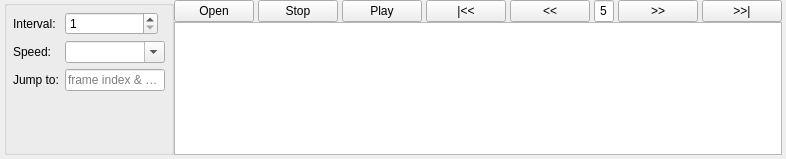
            <widget class="QWidget" name="page">
             <property name="geometry">
              <rect>
               <x>0</x>
               <y>0</y>
               <width>674</width>
               <height>159</height>
              </rect>
             </property>
             <attribute name="label">
              <string>I. Video</string>
             </attribute>
             <layout class="QGridLayout" name="gridLayout_5">
              <property name="leftMargin">
               <number>4</number>
              </property>
              <property name="topMargin">
               <number>0</number>
              </property>
              <property name="rightMargin">
               <number>4</number>
              </property>
              <property name="bottomMargin">
               <number>4</number>
              </property>
              <property name="horizontalSpacing">
               <number>0</number>
              </property>
              <property name="verticalSpacing">
               <number>6</number>
              </property>
              <item row="0" column="0">
               <layout class="QHBoxLayout" name="horizontalLayout_2" stretch="0,0">
                <property name="spacing">
                 <number>0</number>
                </property>
                <property name="leftMargin">
                 <number>0</number>
                </property>
                <property name="topMargin">
                 <number>0</number>
                </property>
                <property name="rightMargin">
                 <number>0</number>
                </property>
                <property name="bottomMargin">
                 <number>0</number>
                </property>
                <item>
                 <widget class="QGroupBox" name="groupBox">
                  <property name="title">
                   <string/>
                  </property>
                  <layout class="QGridLayout" name="gridLayout_7">
                   <property name="leftMargin">
                    <number>6</number>
                   </property>
                   <property name="topMargin">
                    <number>6</number>
                   </property>
                   <property name="rightMargin">
                    <number>6</number>
                   </property>
                   <property name="bottomMargin">
                    <number>6</number>
                   </property>
                   <item row="0" column="0">
                    <layout class="QFormLayout" name="formLayout_2">
                     <property name="labelAlignment">
                      <set>Qt::AlignLeading|Qt::AlignLeft|Qt::AlignVCenter</set>
                     </property>
                     <property name="formAlignment">
                      <set>Qt::AlignLeading|Qt::AlignLeft|Qt::AlignTop</set>
                     </property>
                     <property name="leftMargin">
                      <number>0</number>
                     </property>
                     <item row="1" column="0">
                      <widget class="QLabel" name="label_2">
                       <property name="text">
                        <string>Interval:</string>
                       </property>
                      </widget>
                     </item>
                     <item row="3" column="0">
                      <widget class="QLabel" name="label">
                       <property name="text">
                        <string>Speed:</string>
                       </property>
                      </widget>
                     </item>
                     <item row="5" column="1">
                      <widget class="QLineEdit" name="input_jumpto">
                       <property name="sizePolicy">
                        <sizepolicy hsizetype="Fixed" vsizetype="Fixed">
                         <horstretch>0</horstretch>
                         <verstretch>0</verstretch>
                        </sizepolicy>
                       </property>
                       <property name="minimumSize">
                        <size>
                         <width>90</width>
                         <height>0</height>
                        </size>
                       </property>
                       <property name="text">
                        <string/>
                       </property>
                       <property name="alignment">
                        <set>Qt::AlignLeading|Qt::AlignLeft|Qt::AlignVCenter</set>
                       </property>
                       <property name="placeholderText">
                        <string>frame index &amp; enter</string>
                       </property>
                      </widget>
                     </item>
                     <item row="5" column="0">
                      <widget class="QLabel" name="label_3">
                       <property name="text">
                        <string>Jump to:</string>
                       </property>
                      </widget>
                     </item>
                     <item row="3" column="1">
                      <widget class="QComboBox" name="combo_speed">
                       <property name="sizePolicy">
                        <sizepolicy hsizetype="Fixed" vsizetype="Fixed">
                         <horstretch>0</horstretch>
                         <verstretch>0</verstretch>
                        </sizepolicy>
                       </property>
                       <property name="minimumSize">
                        <size>
                         <width>100</width>
                         <height>0</height>
                        </size>
                       </property>
                       <property name="styleSheet">
                        <string notr="true"/>
                       </property>
                       <property name="inputMethodHints">
                        <set>Qt::ImhNone</set>
                       </property>
                       <property name="editable">
                        <bool>true</bool>
                       </property>
                      </widget>
                     </item>
                     <item row="1" column="1">
                      <widget class="QSpinBox" name="spin_interval">
                       <property name="sizePolicy">
                        <sizepolicy hsizetype="Fixed" vsizetype="Fixed">
                         <horstretch>0</horstretch>
                         <verstretch>0</verstretch>
                        </sizepolicy>
                       </property>
                       <property name="minimumSize">
                        <size>
                         <width>93</width>
                         <height>0</height>
                        </size>
                       </property>
                       <property name="alignment">
                        <set>Qt::AlignLeading|Qt::AlignLeft|Qt::AlignVCenter</set>
                       </property>
                       <property name="minimum">
                        <number>1</number>
                       </property>
                       <property name="maximum">
                        <number>100000</number>
                       </property>
                      </widget>
                     </item>
                    </layout>
                   </item>
                  </layout>
                 </widget>
                </item>
                <item>
                 <layout class="QVBoxLayout" name="verticalLayout_7">
                  <property name="spacing">
                   <number>0</number>
                  </property>
                  <property name="topMargin">
                   <number>0</number>
                  </property>
                  <property name="rightMargin">
                   <number>0</number>
                  </property>
                  <property name="bottomMargin">
                   <number>0</number>
                  </property>
                  <item>
                   <layout class="QHBoxLayout" name="horizontalLayout_3">
                    <property name="spacing">
                     <number>4</number>
                    </property>
                    <item>
                     <widget class="QPushButton" name="btn_open_video">
                      <property name="sizePolicy">
                       <sizepolicy hsizetype="Fixed" vsizetype="Fixed">
                        <horstretch>0</horstretch>
                        <verstretch>0</verstretch>
                       </sizepolicy>
                      </property>
                      <property name="focusPolicy">
                       <enum>Qt::TabFocus</enum>
                      </property>
                      <property name="text">
                       <string>Open</string>
                      </property>
                     </widget>
                    </item>
                    <item>
                     <widget class="QPushButton" name="btn_stop">
                      <property name="sizePolicy">
                       <sizepolicy hsizetype="Fixed" vsizetype="Fixed">
                        <horstretch>0</horstretch>
                        <verstretch>0</verstretch>
                       </sizepolicy>
                      </property>
                      <property name="text">
                       <string>Stop</string>
                      </property>
                     </widget>
                    </item>
                    <item>
                     <widget class="QPushButton" name="btn_play">
                      <property name="sizePolicy">
                       <sizepolicy hsizetype="Fixed" vsizetype="Fixed">
                        <horstretch>0</horstretch>
                        <verstretch>0</verstretch>
                       </sizepolicy>
                      </property>
                      <property name="minimumSize">
                       <size>
                        <width>80</width>
                        <height>0</height>
                       </size>
                      </property>
                      <property name="text">
                       <string>Play</string>
                      </property>
                      <property name="shortcut">
                       <string>Space</string>
                      </property>
                     </widget>
                    </item>
                    <item>
                     <widget class="QPushButton" name="btn_to_head">
                      <property name="sizePolicy">
                       <sizepolicy hsizetype="MinimumExpanding" vsizetype="Fixed">
                        <horstretch>0</horstretch>
                        <verstretch>0</verstretch>
                       </sizepolicy>
                      </property>
                      <property name="text">
                       <string>|&lt;&lt;</string>
                      </property>
                     </widget>
                    </item>
                    <item>
                     <widget class="QPushButton" name="btn_backward">
                      <property name="text">
                       <string>&lt;&lt;</string>
                      </property>
                      <property name="shortcut">
                       <string>Left</string>
                      </property>
                     </widget>
                    </item>
                    <item>
                     <widget class="QLineEdit" name="input_step">
                      <property name="sizePolicy">
                       <sizepolicy hsizetype="Minimum" vsizetype="Fixed">
                        <horstretch>0</horstretch>
                        <verstretch>0</verstretch>
                       </sizepolicy>
                      </property>
                      <property name="minimumSize">
                       <size>
                        <width>20</width>
                        <height>0</height>
                       </size>
                      </property>
                      <property name="maximumSize">
                       <size>
                        <width>50</width>
                        <height>16777215</height>
                       </size>
                      </property>
                      <property name="text">
                       <string>5</string>
                      </property>
                      <property name="alignment">
                       <set>Qt::AlignCenter</set>
                      </property>
                      <property name="placeholderText">
                       <string>step</string>
                      </property>
                     </widget>
                    </item>
                    <item>
                     <widget class="QPushButton" name="btn_rewind">
                      <property name="text">
                       <string>&gt;&gt;</string>
                      </property>
                      <property name="shortcut">
                       <string>Right</string>
                      </property>
                     </widget>
                    </item>
                    <item>
                     <widget class="QPushButton" name="btn_to_tail">
                      <property name="sizePolicy">
                       <sizepolicy hsizetype="MinimumExpanding" vsizetype="Fixed">
                        <horstretch>0</horstretch>
                        <verstretch>0</verstretch>
                       </sizepolicy>
                      </property>
                      <property name="text">
                       <string>&gt;&gt;|</string>
                      </property>
                     </widget>
                    </item>
                   </layout>
                  </item>
                  <item>
                   <layout class="QHBoxLayout" name="horizontalLayout_5">
                    <property name="topMargin">
                     <number>0</number>
                    </property>
                   </layout>
                  </item>
                  <item>
                   <widget class="QTextBrowser" name="textBrowser"/>
                  </item>
                 </layout>
                </item>
               </layout>
              </item>
             </layout>
            </widget>
